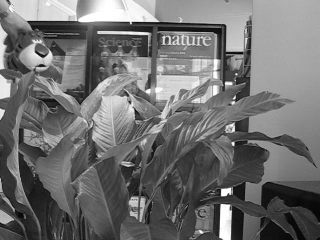
#> input picture data/tiger2/imgs/img00001.png, 320 x 240 px; its folder holds only this picture in this run
$ jupyter execute --allow-errors evaluate_tracker-Copy1.ipynb
#> lines starting #> are read from the running program, lines starting #| are printed output that depends on the picture
[cell 1]
import cv2
import os
import glob
import numpy as np
from wisardpkg import ClusWisard
import sys
sys.path.append('/mnt/c/Users/Isabella/tcc')
from wisard_object_tracker.src.utils import tracker_utils
import matplotlib.pyplot as plt

DATASET_ROOT_FOLDER = '/mnt/c/Users/Isabella/TCC/wisard_object_tracker/data/tiger2'
IMAGE_FOLDER = os.path.join(DATASET_ROOT_FOLDER, 'imgs')
GT_TXT_PATH = os.path.join(DATASET_ROOT_FOLDER, 'tiger2_gt.txt')

[cell 2]
# Carrega imagens
image_paths = sorted(glob.glob(os.path.join(IMAGE_FOLDER, '*.png')))
print(f"Encontradas {len(image_paths)} imagens")

# Carrega ground truths
#> (the rest of this cell did not finish here and is left out)

# Primeiro frame

[cell 3]
# Carrega primeiro frame  # lembrar de carregar certo em tons de cinza
first_frame = cv2.imread(image_paths[0])
#> first_frame is the input picture: shape (240, 320, 3); min 1, max 255, mean 112
print(f"Primeiro frame carregado: {first_frame.shape}")
#| Primeiro frame carregado: (240, 320, 3)

#> (the rest of this cell did not finish here and is left out)

[cell 4]
# --- PASSO 2: EXTRAIR E PRÉ-PROCESSAR PATCH ---
print("\n🔍 PASSO 2: Extraindo e pré-processando patch...")

# Extrai patch do objeto
#> (the rest of this cell did not finish here and is left out)

[cell 5]
# Pré-processa o patch
import cv2
import numpy as np

# [28 lines left out: function preprocess_frame, not called in this run]

#> (a cell that did not finish here is left out)

[cell 7]
# --- PASSO 3: INSTANCIANDO CLUSWISARD ---

# Parâmetros simples
parameters = {
    "INPUT_PATTERN_SIDE": 32,
    "CLUSWISARD_ADDRESS_SIZE": 2,
    "ACCEPTABLE_ACTIVATION_SCORE": 0.3,
    "MIN_ACCEPTABLE_ACTIVATION_SCORE": 0.1,
    "CLUSWISARD_MIN_SCORE": 0.3,
    "CLUSWISARD_THRESHOLD": 20,
    "CLUSWISARD_DISCRIMINATOR_LIMIT": 20,
    "CLUSWISARD_BLEACHING_ACTIVATED": False,
    "CLUSWISARD_ACTIVATION_DEGREE": True,
    "CLUSWISARD_RETURN_CONFIDENCE": True,
    "CLUSWISARD_CLASSES_DEGREES": True,
    "INITIAL_FRAME": 1,
    "LAST_FRAME": 25,
    "MAX_SEARCH_WINDOW_SCALE": 2,
}

# Instancia ClusWisard

#> (the rest of this cell did not finish here and is left out)

#> (a cell that did not finish here is left out)

[cell 9]
# --- PASSO 4: TESTAR SE RECONHECE O PRÓPRIO PATCH ---
print("\n✅ PASSO 4: Testando autorreconhecimento...")

# Classifica o MESMO patch usado no treinamento
#> (the rest of this cell did not finish here and is left out)

# Região de Busca

[cell 10]
import numpy as np  # importa o NumPy para operações numéricas e trigonométricas

def generate_search_regions_circular(
    prev_bbox,
    frame_shape,
    search_region_scale=1.5,
    step_size=1,
    start_angle=0,
    clockwise=True
):
    """
    Gera regiões de busca circulares em torno do bbox anterior,
    onde step_size define o deslocamento em pixels reais
    (1 px = step_size=1).
    """

    x, y, w, h = prev_bbox
    center_x, center_y = x + w // 2, y + h // 2

    raio_max = (max(w, h) / 2) * search_region_scale

    yield (x, y, w, h)  # primeiro retorna o bbox original

    # passo radial em pixels
    for raio in np.arange(step_size, raio_max + step_size, step_size):
        circunferencia = 2 * np.pi * raio

        # define espaçamento angular de forma que os pontos na borda
        # fiquem separados por ~step_size pixels ao longo da circunferência
        num_steps = max(8, int(np.ceil(circunferencia / step_size)))
        direction = -1 if clockwise else 1

        thetas = start_angle + direction * np.linspace(0, 2 * np.pi, num_steps, endpoint=False)

        # deslocamentos em pixels
        pxs = (center_x + raio * np.cos(thetas) - w / 2).astype(int)
        pys = (center_y + raio * np.sin(thetas) - h / 2).astype(int)

        # garante que o bbox não ultrapasse os limites do frame
        pxs = np.clip(pxs, 0, frame_shape[1] - w)
        pys = np.clip(pys, 0, frame_shape[0] - h)

        for px, py in zip(pxs, pys):
            yield (px, py, w, h)

### Gerando regiões para o primeiro frame

[cell 11]
# Parâmetros
search_window_scale = 2.0
step_size = 1          # quanto menor -> mais granular

search_gen = generate_search_regions_circular(
    prev_bbox = (16.0, 30.0, 34.0, 39.0),
    frame_shape = first_frame.shape,
    search_region_scale = search_window_scale,
    step_size = step_size
)

### Classificação das regiões de busca do primeiro frame

[cell 12]
# --- PASSO 7: CLASSIFICAR CADA SEARCH REGION ---
# [36 lines left out: function classify_search_regions, not called in this run]

[cell 13]
import cv2
import matplotlib.pyplot as plt

# [47 lines left out: function show_top_regions_grid, not called in this run]

#> (a cell that did not finish here is left out)

#> (a cell that did not finish here is left out)

### Vídeo exemplo de região de busca para o primeiro frame

[cell 16]
import cv2
import numpy as np

max_regions = 300
output_path = "search_circular.mp4"
fps = 1
accumulate = True

# Garante formato correto
if first_frame.ndim == 2:
    first_frame = cv2.cvtColor(first_frame, cv2.COLOR_GRAY2BGR)
elif first_frame.dtype != np.uint8:
    first_frame = (first_frame * 255).astype(np.uint8)

h, w_img = first_frame.shape[:2]
#> h = 240; w_img = 320
fourcc = cv2.VideoWriter_fourcc(*"mp4v")
video_writer = cv2.VideoWriter(output_path, fourcc, fps, (w_img, h))

if not video_writer.isOpened():
    raise RuntimeError("❌ Falha ao abrir o VideoWriter. Verifique codec ou caminho.")

drawn_regions = []
for i, region in enumerate(search_gen):
    if i >= max_regions:
        break

    frame_copy = first_frame.copy()

    if accumulate:
        for (px, py, pw, ph) in drawn_regions:
            cv2.rectangle(frame_copy, (int(px), int(py)), (int(px+pw), int(py+ph)), (0, 0, 255), 1)

    x_r, y_r, w_r, h_r = map(int, region)
    cv2.rectangle(frame_copy, (x_r, y_r), (x_r + w_r, y_r + h_r), (0, 255, 0), 2)
    cv2.putText(frame_copy, f"Region {i}", (x_r, max(0, y_r - 10)),
                cv2.FONT_HERSHEY_SIMPLEX, 0.6, (0, 255, 0), 2)

    # Converte para BGR antes de gravar
    frame_copy_bgr = cv2.cvtColor(frame_copy, cv2.COLOR_RGB2BGR)
    video_writer.write(frame_copy_bgr)

    drawn_regions.append((x_r, y_r, w_r, h_r))
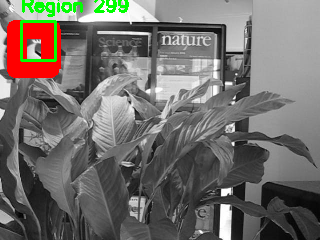
#> frame_copy: shape (240, 320, 3); mean B, G, R 106.5, 110.4, 114.2
#> after the loop, drawn_regions = 300 items, first 6: (16, 30, 34, 39), (17, 29, 34, 39), (16, 28, 34, 39), (16, 28, 34, 39), (15, 28, 34, 39), (15, 29, 34, 39)

video_writer.release()
print(f"✅ Vídeo salvo em: {output_path}  (frames: {len(drawn_regions)})")
#| ✅ Vídeo salvo em: search_circular.mp4  (frames: 300)

[cell 17]
import cv2
import numpy as np

max_regions = 300
output_path = "search_circular.mp4"
fps = 10
accumulate = True

h, w_img = first_frame.shape[:2]
fourcc = cv2.VideoWriter_fourcc(*"mp4v")
#> fourcc = 1983148141
video_writer = cv2.VideoWriter(output_path, fourcc, fps, (w_img, h))
print("Aberto?", video_writer.isOpened())
#| Aberto? True

drawn_regions = []

for i, region in enumerate(search_gen):
    if i >= max_regions:
        break

    frame_copy = first_frame.copy()

    # Garante que todas as dimensões estão iguais
    if frame_copy.shape[:2] != (h, w_img):
        frame_copy = cv2.resize(frame_copy, (w_img, h))

    if accumulate:
        for (px, py, pw, ph) in drawn_regions:
            cv2.rectangle(frame_copy, (int(px), int(py)), (int(px+pw), int(py+ph)), (0, 0, 255), 1)

    x_r, y_r, w_r, h_r = map(int, region)
    cv2.rectangle(frame_copy, (x_r, y_r), (x_r + w_r, y_r + h_r), (0, 255, 0), 2)
    cv2.putText(frame_copy, f"Region {i}", (x_r, max(0, y_r - 10)),
                cv2.FONT_HERSHEY_SIMPLEX, 0.6, (0, 255, 0), 2)

    video_writer.write(cv2.cvtColor(frame_copy, cv2.COLOR_RGB2BGR))
    drawn_regions.append((x_r, y_r, w_r, h_r))
#> this loop made 301 passes
#> (x_r, y_r) on passes 1 to 3: (19, 20), (18, 19), (17, 19)
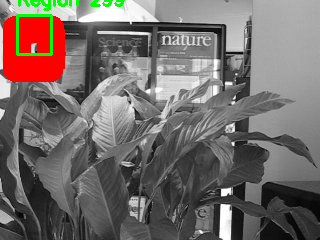
#> frame_copy: shape (240, 320, 3); mean B, G, R 105.3, 108.1, 116.9
#> after the loop, drawn_regions = 300 items, first 6: (19, 20, 34, 39), (18, 19, 34, 39), (17, 19, 34, 39), (16, 19, 34, 39), (15, 19, 34, 39), (14, 19, 34, 39)

video_writer.release()
print(f"✅ Vídeo salvo em: {output_path} (frames: {len(drawn_regions)})")
#| ✅ Vídeo salvo em: search_circular.mp4 (frames: 300)

$ run again, on data/tiger2/imgs/img00050.png
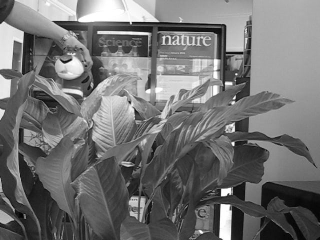
#> input picture data/tiger2/imgs/img00050.png, 320 x 240 px
#> first_frame is the input picture: shape (240, 320, 3); min 2, max 255, mean 114.1
#| Primeiro frame carregado: (240, 320, 3)
#> after the loop `for i, region in enumerate(search_gen):`:
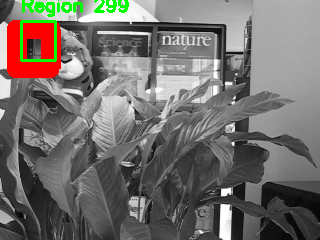
#> frame_copy: shape (240, 320, 3); mean B, G, R 107.7, 111.6, 115.5
#> after the loop `for i, region in enumerate(search_gen):`: drawn_regions = 300 items, first 6: (16, 30, 34, 39), (17, 29, 34, 39), (16, 28, 34, 39), (16, 28, 34, 39), (15, 28, 34, 39), (15, 29, 34, 39)
#| ✅ Vídeo salvo em: search_circular.mp4  (frames: 300)
#> fourcc = 1983148141
#| Aberto? True
#> the loop `for i, region in enumerate(search_gen):` made 301 passes
#> (x_r, y_r) on passes 1 to 3: (19, 20), (18, 19), (17, 19)
#> after the loop `for i, region in enumerate(search_gen):`:
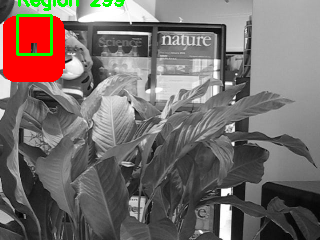
#> frame_copy: shape (240, 320, 3); mean B, G, R 106.5, 109.4, 118.2
#> after the loop `for i, region in enumerate(search_gen):`: drawn_regions = 300 items, first 6: (19, 20, 34, 39), (18, 19, 34, 39), (17, 19, 34, 39), (16, 19, 34, 39), (15, 19, 34, 39), (14, 19, 34, 39)
#| ✅ Vídeo salvo em: search_circular.mp4 (frames: 300)
